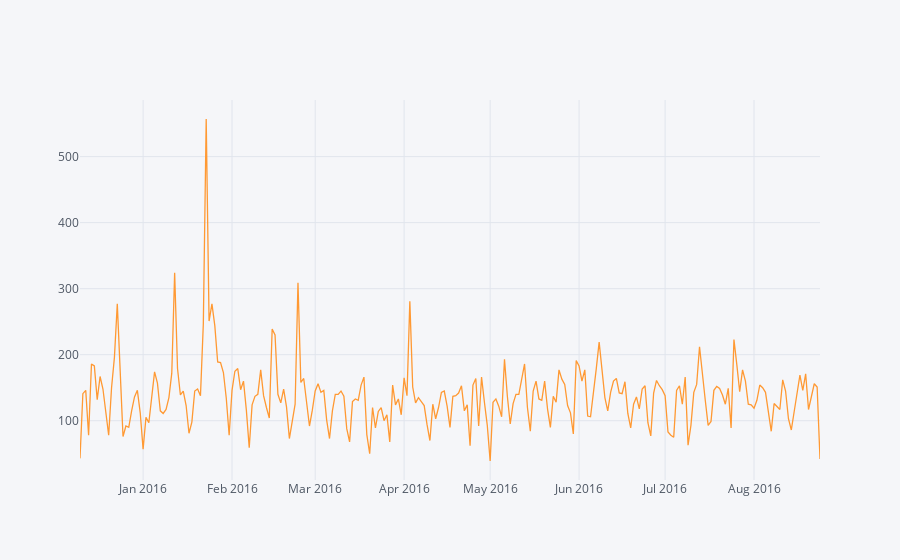

The code cell stored with this chart in its notebook:
### Code cell
df[df.Reason == 'Traffic'].groupby('Date')['lat'].count().iplot()

### Figure 1 — Plotly figure (JSON) as saved in the notebook; plotly's stock layout.template omitted (floating-point values rounded to 4 significant figures; data arrays with more than 128 entries replaced by an {"elided": "..."} marker saying what was removed)
{"data": [{"line": {"color": "rgba(255, 153, 51, 1.0)", "dash": "solid", "width": 1.3}, "mode": "lines", "name": "lat", "text": "", "type": "scatter", "x": {"elided": "259 str values"}, "y": {"elided": "259 int values"}}], "layout": {"legend": {"bgcolor": "#F5F6F9", "font": {"color": "#4D5663"}}, "paper_bgcolor": "#F5F6F9", "plot_bgcolor": "#F5F6F9", "titlefont": {"color": "#4D5663"}, "xaxis1": {"gridcolor": "#E1E5ED", "showgrid": true, "tickfont": {"color": "#4D5663"}, "title": "", "titlefont": {"color": "#4D5663"}, "zerolinecolor": "#E1E5ED"}, "yaxis1": {"gridcolor": "#E1E5ED", "showgrid": true, "tickfont": {"color": "#4D5663"}, "title": "", "titlefont": {"color": "#4D5663"}, "zerolinecolor": "#E1E5ED"}}}
